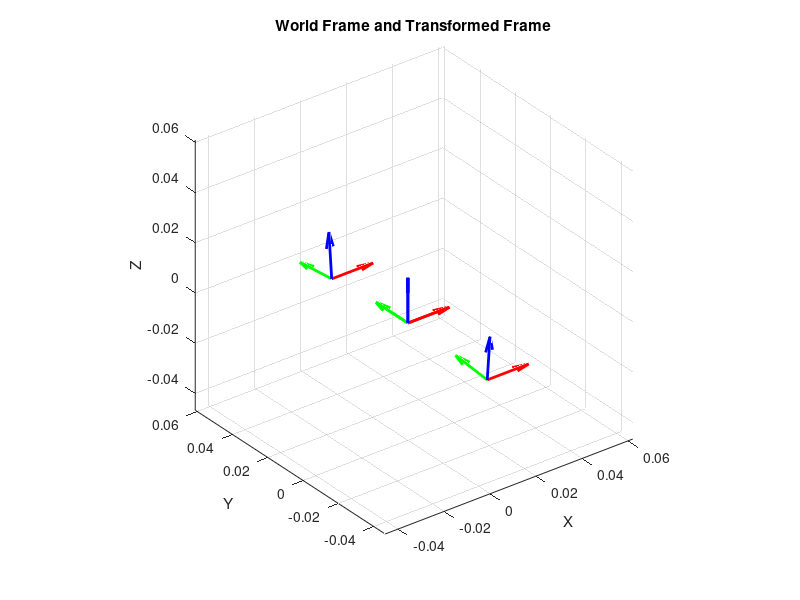

MATLAB code for this plot:
% INDEX
theta = deg2rad(-5);   % rotation in radians (here 30 degrees)
Rx = [1 0 0;
      0 cos(theta) -sin(theta);
      0 sin(theta)  cos(theta)];
d = 1e-3*[0;43.16;14.83];
backtol0 = 1e-3*[0;0;-17];

% Homogeneous transformation matrix
T1 = [Rx, d;
     0 0 0 1];
Tb2l0 = [eye(3), backtol0;
        0 0 0 1];
T = Tb2l0*T1;

T(1:3,4)
% --- Plot settings ---
figure; hold on; grid on; axis equal;
xlabel('X'); ylabel('Y'); zlabel('Z');
view(3);
% Length of axis arrows
L = 0.02; 
% --- World frame (identity) ---
O = [0 0 0]';
% World axes
quiver3(O(1), O(2), O(3), L, 0, 0, 'r', 'LineWidth', 2); % X
quiver3(O(1), O(2), O(3), 0, L, 0, 'g', 'LineWidth', 2); % Y
quiver3(O(1), O(2), O(3), 0, 0, L, 'b', 'LineWidth', 2); % Z
% --- Transformed frame ---
R = T(1:3,1:3);
p = T(1:3,4);
% Axes of transformed frame
quiver3(p(1), p(2), p(3), L*R(1,1), L*R(2,1), L*R(3,1), 'r', 'LineWidth', 2);
quiver3(p(1), p(2), p(3), L*R(1,2), L*R(2,2), L*R(3,2), 'g', 'LineWidth', 2);
quiver3(p(1), p(2), p(3), L*R(1,3), L*R(2,3), L*R(3,3), 'b', 'LineWidth', 2);
title('World Frame and Transformed Frame');


% RING
theta = deg2rad(5);   % rotation in radians (here 30 degrees)
Rx = [1 0 0;
      0 cos(theta) -sin(theta);
      0 sin(theta)  cos(theta)];
d = 1e-3*[0;-44.95;14.96];
backtol0 = 1e-3*[0;0;-17];

% Homogeneous transformation matrix
T1 = [Rx, d;
     0 0 0 1];
Tb2l0 = [eye(3), backtol0;
        0 0 0 1];

T = Tb2l0*T1;

T(1:3,4)

% --- Plot settings ---
hold on; grid on; axis equal;
xlabel('X'); ylabel('Y'); zlabel('Z');
view(3);
% Length of axis arrows
L = 0.02; 
% --- World frame (identity) ---
O = [0 0 0]';
% World axes
quiver3(O(1), O(2), O(3), L, 0, 0, 'r', 'LineWidth', 2); % X
quiver3(O(1), O(2), O(3), 0, L, 0, 'g', 'LineWidth', 2); % Y
quiver3(O(1), O(2), O(3), 0, 0, L, 'b', 'LineWidth', 2); % Z
% --- Transformed frame ---
R = T(1:3,1:3);
p = T(1:3,4);
% Axes of transformed frame
quiver3(p(1), p(2), p(3), L*R(1,1), L*R(2,1), L*R(3,1), 'r', 'LineWidth', 2);
quiver3(p(1), p(2), p(3), L*R(1,2), L*R(2,2), L*R(3,2), 'g', 'LineWidth', 2);
quiver3(p(1), p(2), p(3), L*R(1,3), L*R(2,3), L*R(3,3), 'b', 'LineWidth', 2);
title('World Frame and Transformed Frame');
